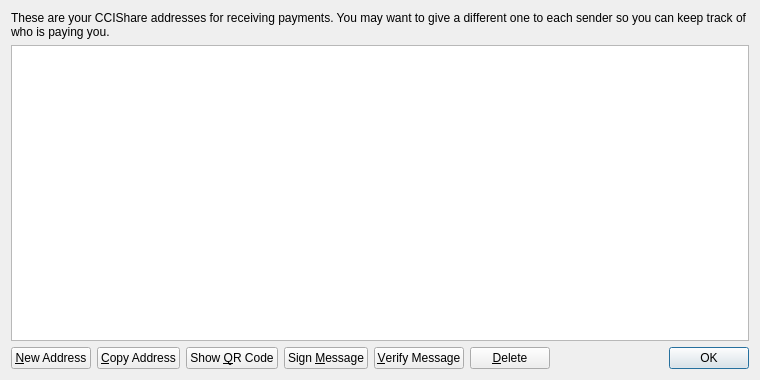
<?xml version="1.0" encoding="UTF-8"?>
<ui version="4.0">
 <class>AddressBookPage</class>
 <widget class="QWidget" name="AddressBookPage">
  <property name="geometry">
   <rect>
    <x>0</x>
    <y>0</y>
    <width>760</width>
    <height>380</height>
   </rect>
  </property>
  <property name="windowTitle">
   <string>Address Book</string>
  </property>
  <layout class="QVBoxLayout" name="verticalLayout">
   <item>
    <widget class="QLabel" name="labelExplanation">
     <property name="text">
      <string>These are your CCIShare addresses for receiving payments. You may want to give a different one to each sender so you can keep track of who is paying you.</string>
     </property>
     <property name="textFormat">
      <enum>Qt::PlainText</enum>
     </property>
     <property name="wordWrap">
      <bool>true</bool>
     </property>
    </widget>
   </item>
   <item>
    <widget class="QTableView" name="tableView">
     <property name="contextMenuPolicy">
      <enum>Qt::CustomContextMenu</enum>
     </property>
     <property name="toolTip">
      <string>Double-click to edit address or label</string>
     </property>
     <property name="tabKeyNavigation">
      <bool>false</bool>
     </property>
     <property name="alternatingRowColors">
      <bool>true</bool>
     </property>
     <property name="selectionMode">
      <enum>QAbstractItemView::SingleSelection</enum>
     </property>
     <property name="selectionBehavior">
      <enum>QAbstractItemView::SelectRows</enum>
     </property>
     <property name="sortingEnabled">
      <bool>true</bool>
     </property>
     <attribute name="verticalHeaderVisible">
      <bool>false</bool>
     </attribute>
    </widget>
   </item>
   <item>
    <layout class="QHBoxLayout" name="horizontalLayout">
     <item>
      <widget class="QPushButton" name="newAddressButton">
       <property name="toolTip">
        <string>Create a new address</string>
       </property>
       <property name="text">
        <string>&amp;New Address</string>
       </property>
       <property name="icon">
        <iconset resource="../bitcoin.qrc">
         <normaloff>:/icons/add</normaloff>:/icons/add</iconset>
       </property>
      </widget>
     </item>
     <item>
      <widget class="QPushButton" name="copyToClipboard">
       <property name="toolTip">
        <string>Copy the currently selected address to the system clipboard</string>
       </property>
       <property name="text">
        <string>&amp;Copy Address</string>
       </property>
       <property name="icon">
        <iconset resource="../bitcoin.qrc">
         <normaloff>:/icons/editcopy</normaloff>:/icons/editcopy</iconset>
       </property>
      </widget>
     </item>
     <item>
      <widget class="QPushButton" name="showQRCode">
       <property name="text">
        <string>Show &amp;QR Code</string>
       </property>
       <property name="icon">
        <iconset resource="../bitcoin.qrc">
         <normaloff>:/icons/qrcode</normaloff>:/icons/qrcode</iconset>
       </property>
      </widget>
     </item>
     <item>
      <widget class="QPushButton" name="signMessage">
       <property name="toolTip">
        <string>Sign a message to prove you own a CCIShare address</string>
       </property>
       <property name="text">
        <string>Sign &amp;Message</string>
       </property>
       <property name="icon">
        <iconset resource="../bitcoin.qrc">
         <normaloff>:/icons/edit</normaloff>:/icons/edit</iconset>
       </property>
      </widget>
     </item>
     <item>
      <widget class="QPushButton" name="verifyMessage">
       <property name="toolTip">
        <string>Verify a message to ensure it was signed with a specified CCIShare address</string>
       </property>
       <property name="text">
        <string>&amp;Verify Message</string>
       </property>
       <property name="icon">
        <iconset resource="../bitcoin.qrc">
         <normaloff>:/icons/transaction_0</normaloff>:/icons/transaction_0</iconset>
       </property>
      </widget>
     </item>
     <item>
      <widget class="QPushButton" name="deleteButton">
       <property name="toolTip">
        <string>Delete the currently selected address from the list</string>
       </property>
       <property name="text">
        <string>&amp;Delete</string>
       </property>
       <property name="icon">
        <iconset resource="../bitcoin.qrc">
         <normaloff>:/icons/remove</normaloff>:/icons/remove</iconset>
       </property>
      </widget>
     </item>
     <item>
      <spacer name="horizontalSpacer">
       <property name="orientation">
        <enum>Qt::Horizontal</enum>
       </property>
       <property name="sizeHint" stdset="0">
        <size>
         <width>40</width>
         <height>20</height>
        </size>
       </property>
      </spacer>
     </item>
     <item>
      <widget class="QDialogButtonBox" name="buttonBox">
       <property name="sizePolicy">
        <sizepolicy hsizetype="Maximum" vsizetype="Fixed">
         <horstretch>0</horstretch>
         <verstretch>0</verstretch>
        </sizepolicy>
       </property>
       <property name="standardButtons">
        <set>QDialogButtonBox::Ok</set>
       </property>
      </widget>
     </item>
    </layout>
   </item>
  </layout>
 </widget>
 <resources>
  <include location="../bitcoin.qrc"/>
 </resources>
 <connections/>
</ui>
